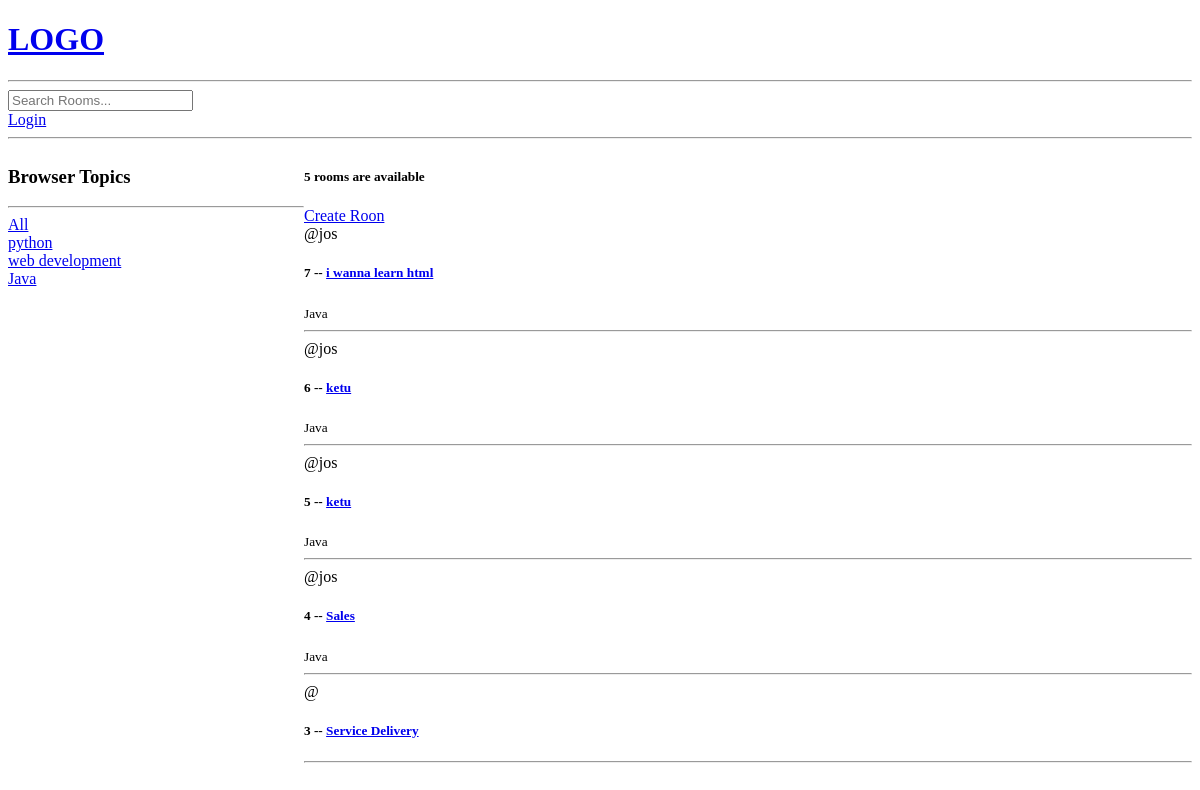
The app's page /, older data.
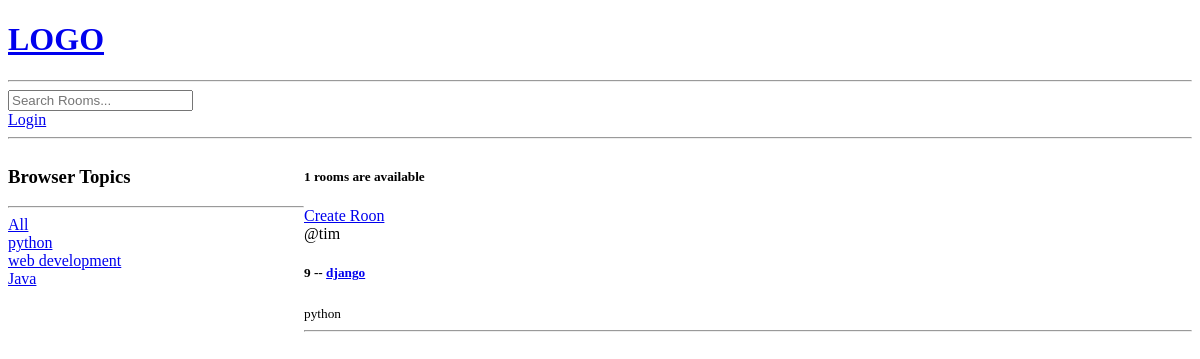
The same page, newer data.
### base/models.py (models this page shows, shortened)
class Topic(models.Model):
    name= models.CharField(max_length=200)

class Room(models.Model):
    host = models.ForeignKey(User, on_delete=models.SET_NULL, null=True)
    topic = models.ForeignKey(Topic, on_delete=models.SET_NULL, null=True)
    name = models.CharField(max_length=200)
    description = models.TextField(null=True, blank=True)
    updated = models.DateTimeField(auto_now=True)
    created = models.DateTimeField(auto_now_add=True)
    class Meta:
        ordering = ['-updated', '-created']

### base/views.py (the view)
# urls.py: path('', views.home, name="home"),
def home(request):
    q = request.GET.get('q') if request.GET.get('q') != None else ''
    rooms = Room.objects.filter(
        Q(topic__name__icontains=q) |
        Q(name__icontains=q) |
        Q(description__icontains=q)
        )
    topics = Topic.objects.all()
    room_count = rooms.count()
    context = {'rooms':rooms, 'topics':topics, 'room_count':room_count}
    return render(request, 'base/home.html', context)

### base/templates/base/home.html (shortened to what this page needs)
{% extends 'main.html' %}
{% block content %}
<div class="home-container">
    <div>
        <h3>Browser Topics</h3>
        <hr>
        <div>
            <a href="{% url 'home' %}">All</a>
        </div>
        {% for topic in topics %}
        <div>
            <a href="{% url 'home' %}?q={{topic.name}}">{{topic.name}}</a>
        </div>
        {% endfor %}
    </div>
    <div>
        <h5>{{room_count}} rooms are available</h5>
        <a href="{% url 'create-room' %}">Create Roon</a>
        <div>
            {% for room in rooms %}
            <div>
                <span>@{{room.host.username}}</span>
                <h5>{{room.id}} -- <a href="{% url 'room' room.id %}">{{room.name}}</a></h5>
                <small>{{room.topic.name}}</small>
                <hr>
            </div>
            {% endfor%}
        </div>
    </div>
</div>
{% endblock content %}

### templates/main.html (shortened to what this page needs)
<!DOCTYPE html>
<html>
<head>
    <link rel="stylesheet" href="">
</head>
<body>
    {%include 'navbar.html'%}
    {% block content %}
    {% endblock %}
</body>
</html>

### templates/navbar.html
<a href="/">
    <h1>LOGO</h1>
</a>
<hr>
<form method="GET" action="{% url 'home' %}">
    <input type="text" name="q" placeholder="Search Rooms..."/>
</form>
{% if request.user.is_authenticated %}
<p>Hello {{request.user}}</p>
<a href="logout">Logout</a>
{% else %}
<a href="{% url 'login' %}">Login</a>
{% endif %}
<hr>

### base/templates/base/home.html (style rules this page uses)
.home-container { display: grid; grid-template-columns: 1fr 3fr; }

Row changes from the older to the newer data that the page shows:
removed Room: host.username "jos", id "7", name "i wanna learn html", topic.name "Java"
removed Room: host.username "jos", id "6", name "ketu", topic.name "Java"
removed Room: host.username "jos", id "5", name "ketu", topic.name "Java"
removed Room: host.username "jos", id "4", name "Sales", topic.name "Java"
removed Room: id "3", name "Service Delivery"
added Room: host.username "tim", id "9", name "django", topic.name "python"
Text that changed along with them:
{{ room_count }}: "5" → "1"
